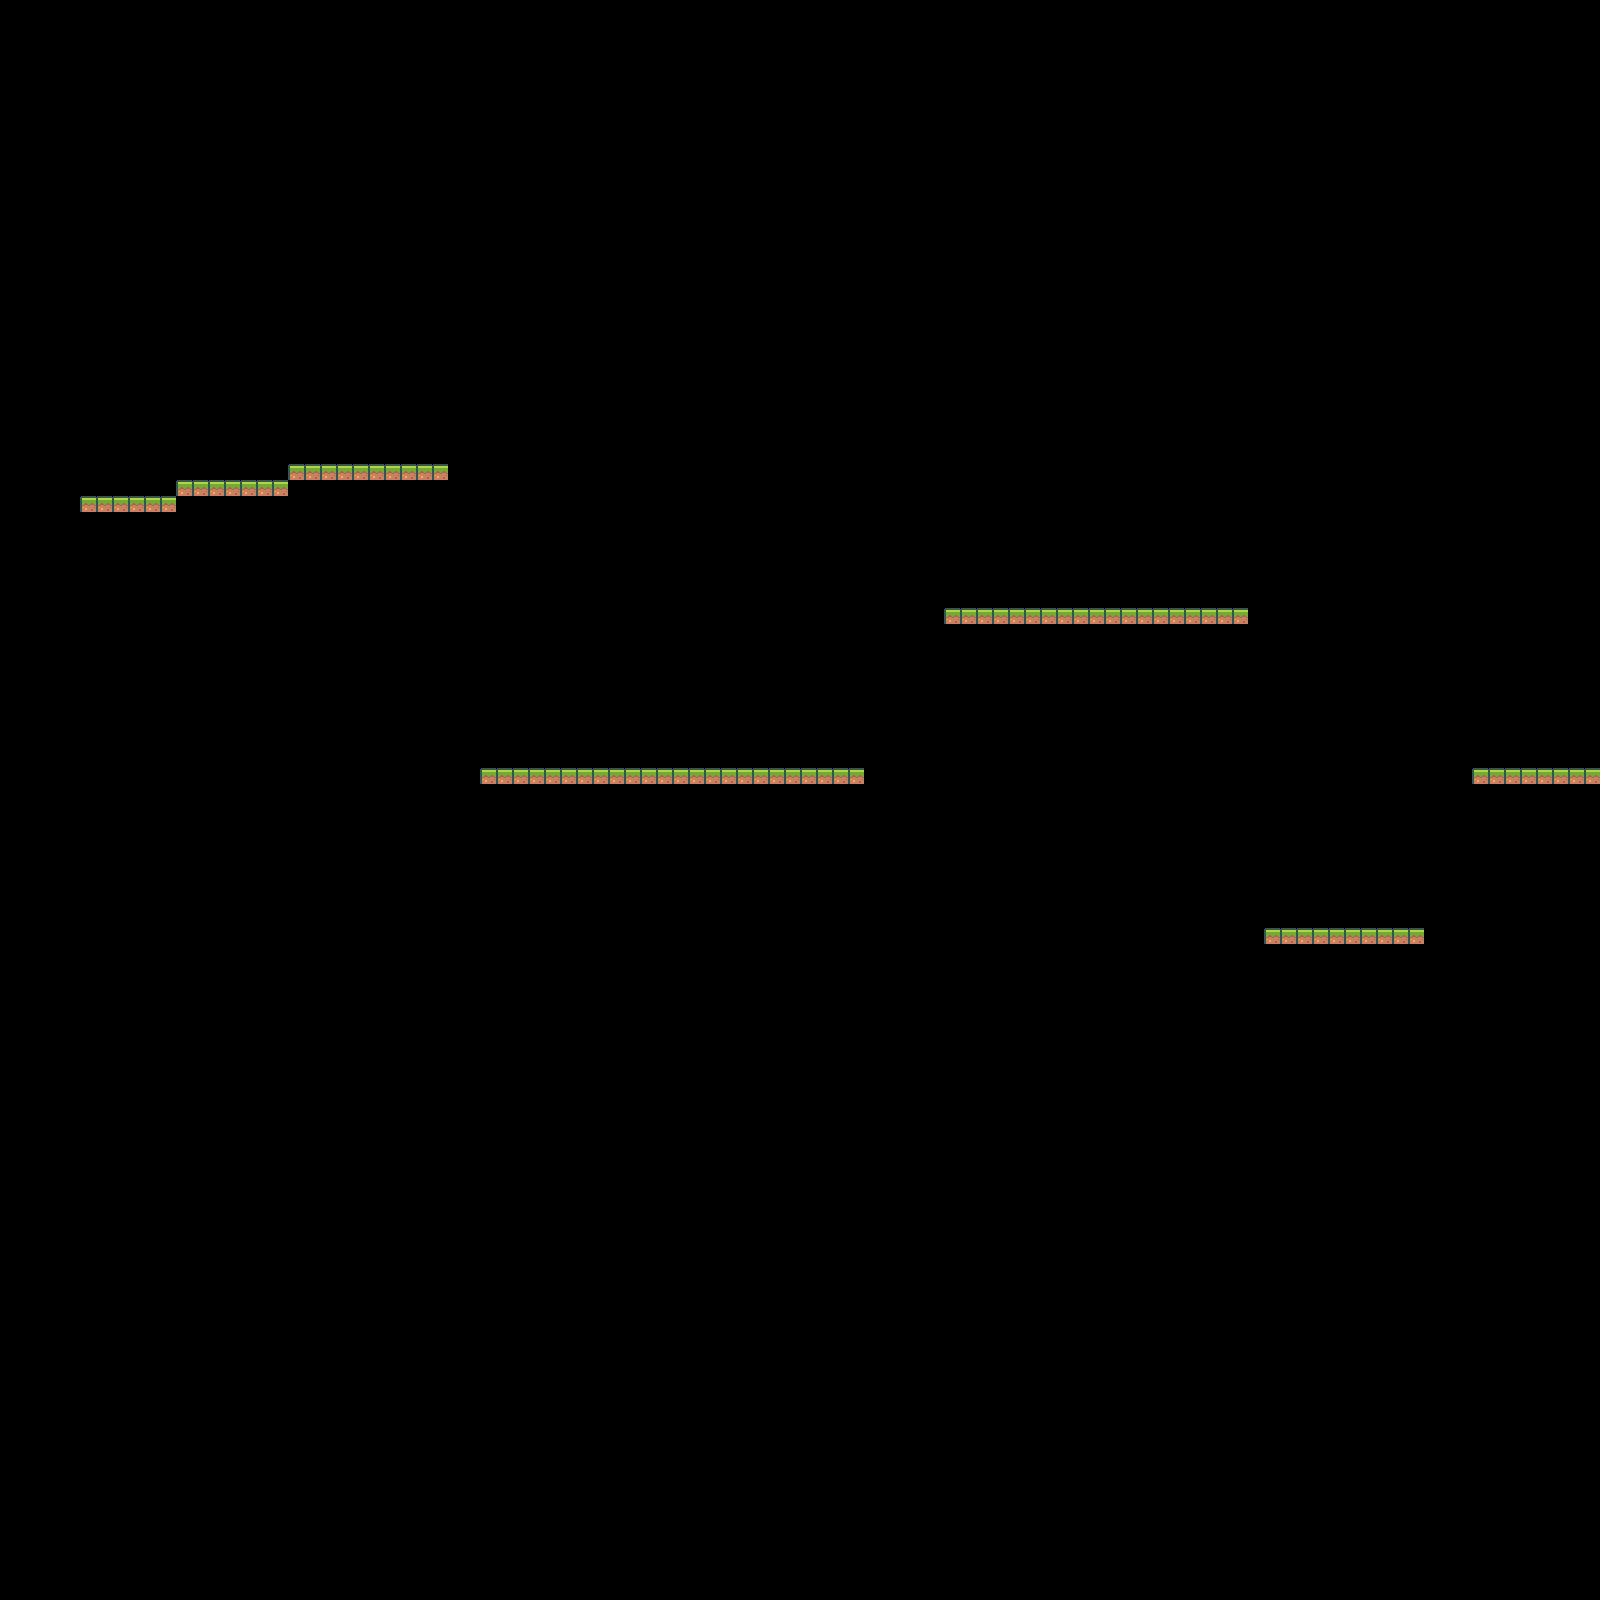

Rendered tile map (Tiled .tmx) drawn with the repository's tilesets; below, a short description and the map source with its tile grids summarised:
An orthogonal 100x100 tile map with 16x16 px tiles, 1 tile layer (Tile Layer 1).

<map version="1.0" tiledversion="1.0.3" orientation="orthogonal" renderorder="right-down" width="100" height="100" tilewidth="16" tileheight="16" nextobjectid="1">
 <tileset firstgid="1" name="koala" tilewidth="16" tileheight="16" tilecount="264" columns="24">
  <image source="tiles.png" width="398" height="178" />
 </tileset>
 <layer name="Tile Layer 1" width="100" height="100">
  <data>[10000 cells, 84 non-empty, 1 distinct tile ids]</data>
 </layer>
</map>
